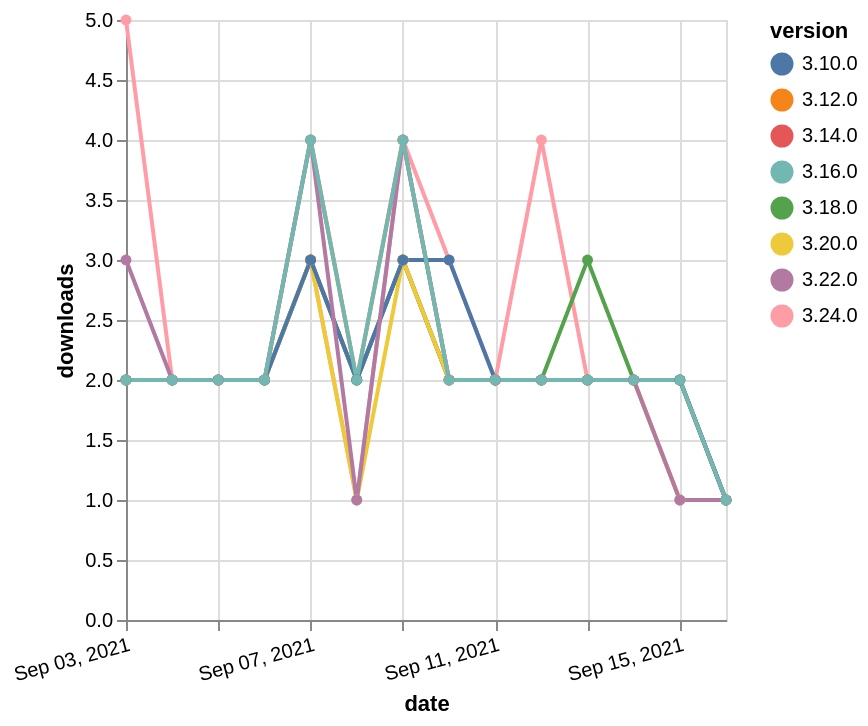

The specification (Vega-Lite) saved for this image:
### Vega-Lite specification from a JSON file in a GitHub repository (floating-point values rounded to 4 significant figures)
{"$schema": "https://vega.github.io/schema/vega-lite/v5.json", "description": "A simple bar chart with embedded data.", "data": {"values": [{"date": "2021-09-03", "total": 2552, "delta": 2, "version": "3.12.0"}, {"date": "2021-09-04", "total": 2554, "delta": 2, "version": "3.12.0"}, {"date": "2021-09-05", "total": 2556, "delta": 2, "version": "3.12.0"}, {"date": "2021-09-06", "total": 2558, "delta": 2, "version": "3.12.0"}, {"date": "2021-09-07", "total": 2562, "delta": 4, "version": "3.12.0"}, {"date": "2021-09-08", "total": 2564, "delta": 2, "version": "3.12.0"}, {"date": "2021-09-09", "total": 2568, "delta": 4, "version": "3.12.0"}, {"date": "2021-09-10", "total": 2570, "delta": 2, "version": "3.12.0"}, {"date": "2021-09-11", "total": 2572, "delta": 2, "version": "3.12.0"}, {"date": "2021-09-12", "total": 2574, "delta": 2, "version": "3.12.0"}, {"date": "2021-09-13", "total": 2576, "delta": 2, "version": "3.12.0"}, {"date": "2021-09-14", "total": 2578, "delta": 2, "version": "3.12.0"}, {"date": "2021-09-15", "total": 2580, "delta": 2, "version": "3.12.0"}, {"date": "2021-09-16", "total": 2581, "delta": 1, "version": "3.12.0"}, {"date": "2021-09-03", "total": 2047, "delta": 2, "version": "3.14.0"}, {"date": "2021-09-04", "total": 2049, "delta": 2, "version": "3.14.0"}, {"date": "2021-09-05", "total": 2051, "delta": 2, "version": "3.14.0"}, {"date": "2021-09-06", "total": 2053, "delta": 2, "version": "3.14.0"}, {"date": "2021-09-07", "total": 2056, "delta": 3, "version": "3.14.0"}, {"date": "2021-09-08", "total": 2058, "delta": 2, "version": "3.14.0"}, {"date": "2021-09-09", "total": 2061, "delta": 3, "version": "3.14.0"}, {"date": "2021-09-10", "total": 2063, "delta": 2, "version": "3.14.0"}, {"date": "2021-09-11", "total": 2065, "delta": 2, "version": "3.14.0"}, {"date": "2021-09-12", "total": 2067, "delta": 2, "version": "3.14.0"}, {"date": "2021-09-13", "total": 2069, "delta": 2, "version": "3.14.0"}, {"date": "2021-09-14", "total": 2071, "delta": 2, "version": "3.14.0"}, {"date": "2021-09-15", "total": 2073, "delta": 2, "version": "3.14.0"}, {"date": "2021-09-16", "total": 2074, "delta": 1, "version": "3.14.0"}, {"date": "2021-09-03", "total": 231, "delta": 5, "version": "3.24.0"}, {"date": "2021-09-04", "total": 233, "delta": 2, "version": "3.24.0"}, {"date": "2021-09-05", "total": 235, "delta": 2, "version": "3.24.0"}, {"date": "2021-09-06", "total": 237, "delta": 2, "version": "3.24.0"}, {"date": "2021-09-07", "total": 240, "delta": 3, "version": "3.24.0"}, {"date": "2021-09-08", "total": 241, "delta": 1, "version": "3.24.0"}, {"date": "2021-09-09", "total": 245, "delta": 4, "version": "3.24.0"}, {"date": "2021-09-10", "total": 248, "delta": 3, "version": "3.24.0"}, {"date": "2021-09-11", "total": 250, "delta": 2, "version": "3.24.0"}, {"date": "2021-09-12", "total": 254, "delta": 4, "version": "3.24.0"}, {"date": "2021-09-13", "total": 256, "delta": 2, "version": "3.24.0"}, {"date": "2021-09-14", "total": 258, "delta": 2, "version": "3.24.0"}, {"date": "2021-09-15", "total": 259, "delta": 1, "version": "3.24.0"}, {"date": "2021-09-16", "total": 260, "delta": 1, "version": "3.24.0"}, {"date": "2021-09-03", "total": 1486, "delta": 2, "version": "3.18.0"}, {"date": "2021-09-04", "total": 1488, "delta": 2, "version": "3.18.0"}, {"date": "2021-09-05", "total": 1490, "delta": 2, "version": "3.18.0"}, {"date": "2021-09-06", "total": 1492, "delta": 2, "version": "3.18.0"}, {"date": "2021-09-07", "total": 1495, "delta": 3, "version": "3.18.0"}, {"date": "2021-09-08", "total": 1497, "delta": 2, "version": "3.18.0"}, {"date": "2021-09-09", "total": 1500, "delta": 3, "version": "3.18.0"}, {"date": "2021-09-10", "total": 1502, "delta": 2, "version": "3.18.0"}, {"date": "2021-09-11", "total": 1504, "delta": 2, "version": "3.18.0"}, {"date": "2021-09-12", "total": 1506, "delta": 2, "version": "3.18.0"}, {"date": "2021-09-13", "total": 1509, "delta": 3, "version": "3.18.0"}, {"date": "2021-09-14", "total": 1511, "delta": 2, "version": "3.18.0"}, {"date": "2021-09-15", "total": 1513, "delta": 2, "version": "3.18.0"}, {"date": "2021-09-16", "total": 1514, "delta": 1, "version": "3.18.0"}, {"date": "2021-09-03", "total": 1015, "delta": 2, "version": "3.20.0"}, {"date": "2021-09-04", "total": 1017, "delta": 2, "version": "3.20.0"}, {"date": "2021-09-05", "total": 1019, "delta": 2, "version": "3.20.0"}, {"date": "2021-09-06", "total": 1021, "delta": 2, "version": "3.20.0"}, {"date": "2021-09-07", "total": 1024, "delta": 3, "version": "3.20.0"}, {"date": "2021-09-08", "total": 1025, "delta": 1, "version": "3.20.0"}, {"date": "2021-09-09", "total": 1028, "delta": 3, "version": "3.20.0"}, {"date": "2021-09-10", "total": 1030, "delta": 2, "version": "3.20.0"}, {"date": "2021-09-11", "total": 1032, "delta": 2, "version": "3.20.0"}, {"date": "2021-09-12", "total": 1034, "delta": 2, "version": "3.20.0"}, {"date": "2021-09-13", "total": 1036, "delta": 2, "version": "3.20.0"}, {"date": "2021-09-14", "total": 1038, "delta": 2, "version": "3.20.0"}, {"date": "2021-09-15", "total": 1039, "delta": 1, "version": "3.20.0"}, {"date": "2021-09-16", "total": 1040, "delta": 1, "version": "3.20.0"}, {"date": "2021-09-03", "total": 2375, "delta": 2, "version": "3.10.0"}, {"date": "2021-09-04", "total": 2377, "delta": 2, "version": "3.10.0"}, {"date": "2021-09-05", "total": 2379, "delta": 2, "version": "3.10.0"}, {"date": "2021-09-06", "total": 2381, "delta": 2, "version": "3.10.0"}, {"date": "2021-09-07", "total": 2384, "delta": 3, "version": "3.10.0"}, {"date": "2021-09-08", "total": 2386, "delta": 2, "version": "3.10.0"}, {"date": "2021-09-09", "total": 2389, "delta": 3, "version": "3.10.0"}, {"date": "2021-09-10", "total": 2392, "delta": 3, "version": "3.10.0"}, {"date": "2021-09-11", "total": 2394, "delta": 2, "version": "3.10.0"}, {"date": "2021-09-12", "total": 2396, "delta": 2, "version": "3.10.0"}, {"date": "2021-09-13", "total": 2398, "delta": 2, "version": "3.10.0"}, {"date": "2021-09-14", "total": 2400, "delta": 2, "version": "3.10.0"}, {"date": "2021-09-15", "total": 2402, "delta": 2, "version": "3.10.0"}, {"date": "2021-09-16", "total": 2403, "delta": 1, "version": "3.10.0"}, {"date": "2021-09-03", "total": 715, "delta": 3, "version": "3.22.0"}, {"date": "2021-09-04", "total": 717, "delta": 2, "version": "3.22.0"}, {"date": "2021-09-05", "total": 719, "delta": 2, "version": "3.22.0"}, {"date": "2021-09-06", "total": 721, "delta": 2, "version": "3.22.0"}, {"date": "2021-09-07", "total": 725, "delta": 4, "version": "3.22.0"}, {"date": "2021-09-08", "total": 726, "delta": 1, "version": "3.22.0"}, {"date": "2021-09-09", "total": 730, "delta": 4, "version": "3.22.0"}, {"date": "2021-09-10", "total": 732, "delta": 2, "version": "3.22.0"}, {"date": "2021-09-11", "total": 734, "delta": 2, "version": "3.22.0"}, {"date": "2021-09-12", "total": 736, "delta": 2, "version": "3.22.0"}, {"date": "2021-09-13", "total": 738, "delta": 2, "version": "3.22.0"}, {"date": "2021-09-14", "total": 740, "delta": 2, "version": "3.22.0"}, {"date": "2021-09-15", "total": 741, "delta": 1, "version": "3.22.0"}, {"date": "2021-09-16", "total": 742, "delta": 1, "version": "3.22.0"}, {"date": "2021-09-03", "total": 1986, "delta": 2, "version": "3.16.0"}, {"date": "2021-09-04", "total": 1988, "delta": 2, "version": "3.16.0"}, {"date": "2021-09-05", "total": 1990, "delta": 2, "version": "3.16.0"}, {"date": "2021-09-06", "total": 1992, "delta": 2, "version": "3.16.0"}, {"date": "2021-09-07", "total": 1996, "delta": 4, "version": "3.16.0"}, {"date": "2021-09-08", "total": 1998, "delta": 2, "version": "3.16.0"}, {"date": "2021-09-09", "total": 2002, "delta": 4, "version": "3.16.0"}, {"date": "2021-09-10", "total": 2004, "delta": 2, "version": "3.16.0"}, {"date": "2021-09-11", "total": 2006, "delta": 2, "version": "3.16.0"}, {"date": "2021-09-12", "total": 2008, "delta": 2, "version": "3.16.0"}, {"date": "2021-09-13", "total": 2010, "delta": 2, "version": "3.16.0"}, {"date": "2021-09-14", "total": 2012, "delta": 2, "version": "3.16.0"}, {"date": "2021-09-15", "total": 2014, "delta": 2, "version": "3.16.0"}, {"date": "2021-09-16", "total": 2015, "delta": 1, "version": "3.16.0"}]}, "width": "container", "mark": {"type": "line", "point": {"filled": true}}, "encoding": {"x": {"field": "date", "type": "temporal", "timeUnit": "yearmonthdate", "title": "date", "axis": {"labelAngle": -15}}, "y": {"field": "delta", "type": "quantitative", "title": "downloads"}, "color": {"field": "version", "type": "nominal"}, "tooltip": {"field": "delta"}}}
